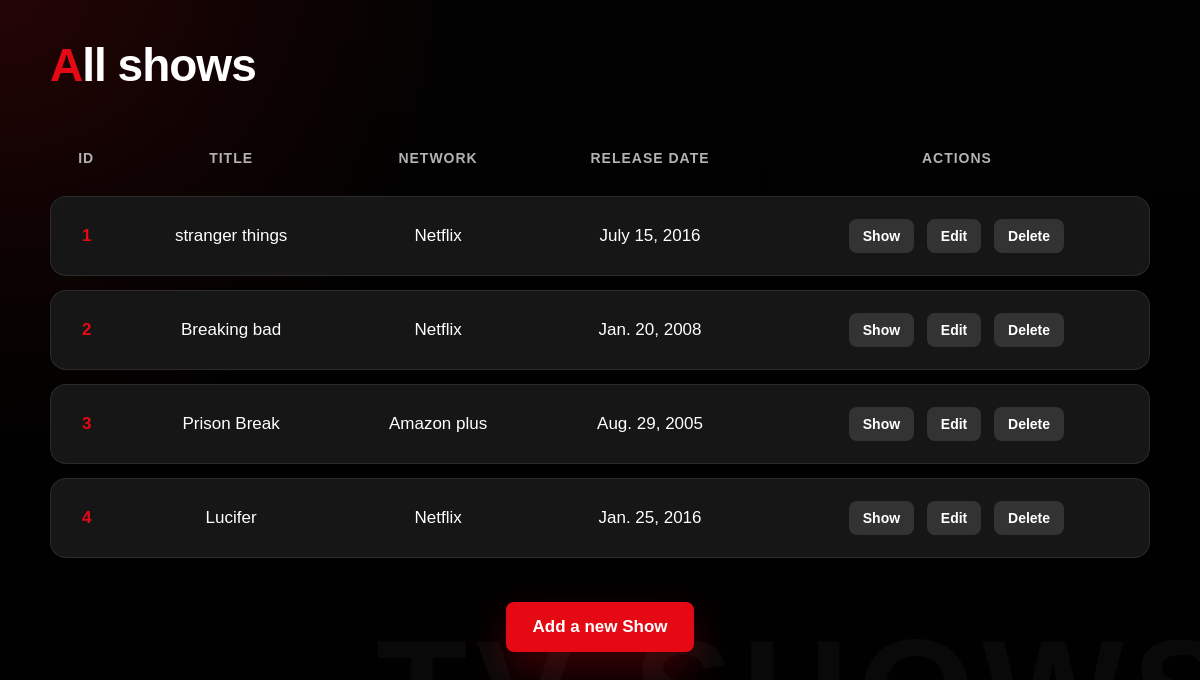
The page / on the database its author committed.
### appTv/models.py (models this page shows)
class Show(models.Model):
    title = models.CharField(max_length=50)
    network = models.CharField(max_length=20)
    release_date = models.DateField()
    desc = models.CharField(max_length=255)
    created_at = models.DateTimeField(auto_now_add=True)
    updated_at = models.DateTimeField(auto_now=True)

### appTv/views.py (the view)
# urls.py: path('',views.all_show , name='home'),
def all_show(request):
    shows =all_the_shows()
    return render(request, "allshow.html", {'shows':shows})

### appTv/models.py (called while the page is built)
def all_the_shows():
    return Show.objects.all()

### appTv/templates/allshow.html (shortened to what this page needs)
<!DOCTYPE html>
{% load static %}
<html lang="en">
<head>
    <link rel="stylesheet" type="text/css" href="{% static  'style1.css' %}">
</head>
<body>
    <h1>All shows</h1>
    <table>
        <tr>
            <th>ID</th>
            <th>Title</th>
            <th>Network</th>
            <th>Release Date</th>
            <th> Actions</th>
        </tr>
        {% for show in shows%}
        <tr>
            <td>{{ show.id }}</td>
            <td>{{ show.title }} </td>
            <td>{{ show.network }}</td>
            <td>{{ show.release_date }} </td>
            <td>
                <a href="tvshow/{{ show.id }}">Show</a>
                <a href="{% url 'editshow' show.id %}">Edit</a>
                <a href="delete/{{ show.id }}">Delete</a>
            </td>
        </tr>
        {% endfor %}
    </table>
    <a href="{% url 'addshow' %}">Add a new Show</a>
</body>
</html>

### appTv/static/style1.css (style rules this page uses)
* { margin: 0; padding: 0; box-sizing: border-box; }
body { min-height: 100vh; padding: 38px 22px; font-family: Arial, Helvetica, sans-serif; color: #ffffff; background: linear-gradient(rgba(0, 0, 0, 0.72), rgba(0, 0, 0, 0.92)), radial-gradient(circle at top left, #831010, transparent 32%), #050505; }
body::before { content: "TV SHOWS"; position: fixed; right: -40px; bottom: 20px; z-index: -1; font-size: 150px; font-weight: 900; letter-spacing: 8px; color: rgba(255, 255, 255, 0.035); }
h1 { width: min(1100px, 100%); margin: 0 auto 28px; font-size: 46px; font-weight: 900; letter-spacing: -1px; }
h1::first-letter { color: #e50914; }
table { width: min(1100px, 100%); margin: 0 auto 30px; border-collapse: separate; border-spacing: 0 14px; }
th { padding: 16px; text-align: center; font-size: 14px; letter-spacing: 1px; text-transform: uppercase; color: #b3b3b3; }
td { padding: 18px 16px; text-align: center; font-size: 17px; background: #161616; border-top: 1px solid #2b2b2b; border-bottom: 1px solid #2b2b2b; }
td:first-child { border-left: 1px solid #2b2b2b; border-radius: 16px 0 0 16px; color: #e50914; font-weight: 900; }
td:last-child { border-right: 1px solid #2b2b2b; border-radius: 0 16px 16px 0; }
td { transition: 0.22s ease; }
td a { display: inline-block; margin: 4px; padding: 9px 14px; text-decoration: none; font-size: 14px; font-weight: 800; color: #ffffff; border-radius: 8px; background: #333333; transition: 0.2s ease; }
body > a { display: block; width: fit-content; margin: 0 auto; padding: 15px 26px; text-decoration: none; font-size: 17px; font-weight: 900; color: #ffffff; border-radius: 8px; background: #e50914; box-shadow: 0 18px 40px rgba(229, 9, 20, 0.28); transition: 0.2s ease; }

### rows shown on the page
Show: id "1", title "stranger things", network "Netflix", release_date "July 15, 2016"
Show: id "2", title "Breaking bad", network "Netflix", release_date "Jan. 20, 2008"
Show: id "3", title "Prison Break", network "Amazon plus", release_date "Aug. 29, 2005"
Show: id "4", title "Lucifer", network "Netflix", release_date "Jan. 25, 2016"
